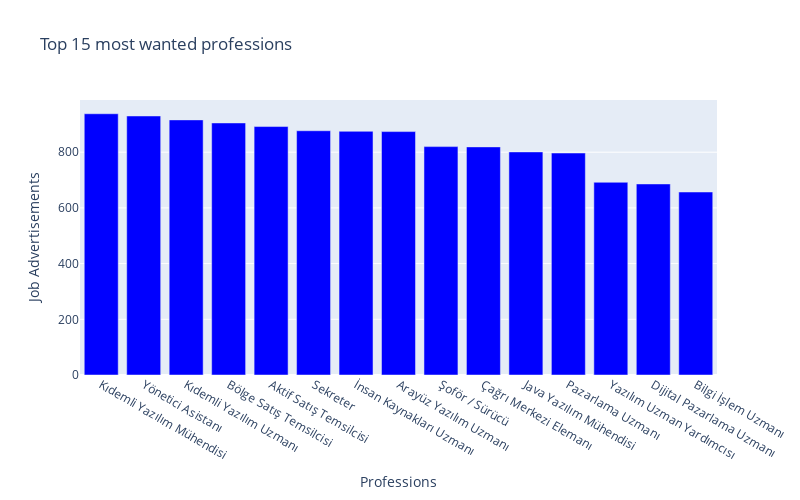

Notebook code for this chart:
### Code cell
px.bar(
    sorted_job_adv.head(15),
    x = "job_name",
    y = "job_advertisement",
    labels={'job_name':' Professions',
           'job_advertisement': 'Job Advertisements'},
    title= "Top 15 most wanted professions", # the axis names
    color_discrete_sequence=["blue"],
    height=500,
    width=800,
).update_layout(showlegend=False)

### Figure 1 — Plotly figure (JSON) as saved in the notebook; plotly's stock layout.template omitted (floating-point values rounded to 4 significant figures)
{"data": [{"alignmentgroup": "True", "hovertemplate": " Professions=%{x}<br>Job Advertisements=%{y}<extra></extra>", "legendgroup": "", "marker": {"color": "blue"}, "name": "", "offsetgroup": "", "orientation": "v", "showlegend": false, "textposition": "auto", "type": "bar", "x": ["Kıdemli Yazılım Mühendisi", "Yönetici Asistanı", "Kıdemli Yazılım Uzmanı", "Bölge Satış Temsilcisi", "Aktif Satış Temsilcisi", "Sekreter", "İnsan Kaynakları Uzmanı", "Arayüz Yazılım Uzmanı", "Şoför / Sürücü", "Çağrı Merkezi Elemanı", "Java Yazılım Mühendisi", "Pazarlama Uzmanı", "Yazılım Uzman Yardımcısı", "Dijital Pazarlama Uzmanı", "Bilgi İşlem Uzmanı"], "xaxis": "x", "y": [938, 930, 916, 905, 892, 877, 875, 874, 820, 819, 801, 797, 692, 686, 657], "yaxis": "y"}], "layout": {"barmode": "relative", "height": 500, "legend": {"tracegroupgap": 0}, "showlegend": false, "title": {"text": "Top 15 most wanted professions"}, "width": 800, "xaxis": {"anchor": "y", "domain": [0, 1], "title": {"text": " Professions"}}, "yaxis": {"anchor": "x", "domain": [0, 1], "title": {"text": "Job Advertisements"}}}}
